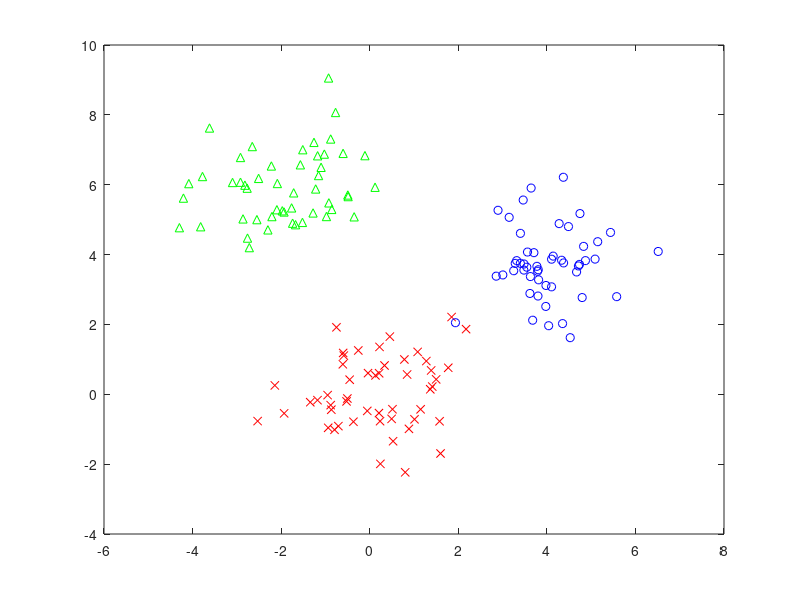

Recreate this plot in MATLAB.
%% Script to manually generate clusters (2d) with normal distribution

% Gan Wei Sheng
% v20200625 - created


%% CLUSTER GENERATION

cluster_num = 3;
plot_style = {'rx', 'bo', 'g^'};

% variable init
sz = zeros(cluster_num,1 ); 

% cluster1
sz(1) = 50; %num of samples
sigma = [1,1]; %standard deviation
mu = [0,0]; 
x1 = normrnd(mu(1), sigma(1), [sz(1),1]);
y1 = normrnd(mu(2), sigma(2), [sz(1),1]);

% cluster2
sz(2) = 50; %num of samples
sigma = [1,1]; %standard deviation
mu = [4,4]; 
x2 = normrnd(mu(1), sigma(1), [sz(2),1]);
y2 = normrnd(mu(2), sigma(2), [sz(2),1]);

% cluster3
sz(3) = 50; %num of samples
sigma = [1,1]; %standard deviation
mu = [-2,6]; 
x3 = normrnd(mu(1), sigma(1), [sz(3),1]);
y3 = normrnd(mu(2), sigma(2), [sz(3),1]);

X = [x1,y1;x2,y2; x3,y3]; %matrix representation
%% TAGGING

C = ones(sum(sz),1); %cluster label
C(sz(1)+1:sz(1)+sz(2),:) = 2;
C(sz(1)+sz(2)+1:end,:) = 3;

%generate class_index
for i  = 1:cluster_num
    indx_class{i} = find(C==i);
end

%% Plot

for i = 1:cluster_num
    plot(X(C==i,1), X(C==i,2), plot_style{i});
    hold on
end

hold off

save('toy_cluster_case1.mat', 'X', 'C', 'sz', 'cluster_num', 'plot_style', 'indx_class');